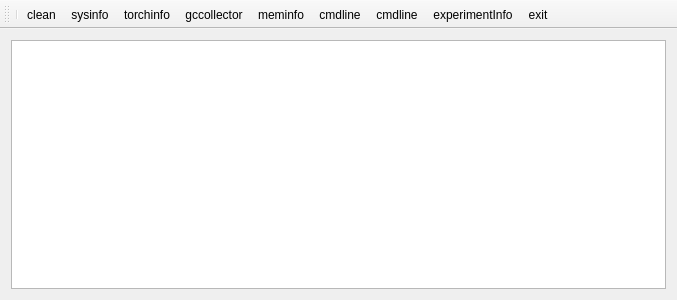
<?xml version="1.0" encoding="UTF-8"?>
<ui version="4.0">
 <class>LogWindow</class>
 <widget class="QMainWindow" name="LogWindow">
  <property name="geometry">
   <rect>
    <x>0</x>
    <y>0</y>
    <width>677</width>
    <height>300</height>
   </rect>
  </property>
  <property name="windowTitle">
   <string>Log window</string>
  </property>
  <property name="windowIcon">
   <iconset resource="../resources/resources.qrc">
    <normaloff>:/root/journal.png</normaloff>:/root/journal.png</iconset>
  </property>
  <widget class="QWidget" name="centralWidget">
   <layout class="QVBoxLayout" name="verticalLayout">
    <item>
     <widget class="QTextEdit" name="txtMain">
      <property name="readOnly">
       <bool>true</bool>
      </property>
      <property name="html">
       <string>&lt;!DOCTYPE HTML PUBLIC &quot;-//W3C//DTD HTML 4.0//EN&quot; &quot;http://www.w3.org/TR/REC-html40/strict.dtd&quot;&gt;
&lt;html&gt;&lt;head&gt;&lt;meta name=&quot;qrichtext&quot; content=&quot;1&quot; /&gt;&lt;style type=&quot;text/css&quot;&gt;
p, li { white-space: pre-wrap; }
&lt;/style&gt;&lt;/head&gt;&lt;body style=&quot; font-family:'MS Shell Dlg 2'; font-size:8.25pt; font-weight:400; font-style:normal;&quot;&gt;
&lt;p style=&quot;-qt-paragraph-type:empty; margin-top:0px; margin-bottom:0px; margin-left:0px; margin-right:0px; -qt-block-indent:0; text-indent:0px;&quot;&gt;&lt;br /&gt;&lt;/p&gt;&lt;/body&gt;&lt;/html&gt;</string>
      </property>
     </widget>
    </item>
   </layout>
  </widget>
  <widget class="QToolBar" name="mainToolBar">
   <attribute name="toolBarArea">
    <enum>TopToolBarArea</enum>
   </attribute>
   <attribute name="toolBarBreak">
    <bool>false</bool>
   </attribute>
   <addaction name="separator"/>
   <addaction name="actionClean"/>
   <addaction name="actionSysInfo"/>
   <addaction name="actionTorchInfo"/>
   <addaction name="actionGarbageCollector"/>
   <addaction name="actionMemInfo"/>
   <addaction name="actionCmdLineGeneration"/>
   <addaction name="actionCmdLineSingleGeneration"/>
   <addaction name="actionExperimentInfoGeneration"/>
   <addaction name="actionExitLogWindow"/>
  </widget>
  <action name="actionClean">
   <property name="icon">
    <iconset resource="../resources/resources.qrc">
     <normaloff>:/root/gnome_clear.png</normaloff>:/root/gnome_clear.png</iconset>
   </property>
   <property name="text">
    <string>clean</string>
   </property>
  </action>
  <action name="actionSysInfo">
   <property name="icon">
    <iconset resource="../resources/resources.qrc">
     <normaloff>:/root/system_info.png</normaloff>:/root/system_info.png</iconset>
   </property>
   <property name="text">
    <string>sysinfo</string>
   </property>
   <property name="toolTip">
    <string>System information</string>
   </property>
  </action>
  <action name="actionTorchInfo">
   <property name="icon">
    <iconset resource="../resources/resources.qrc">
     <normaloff>:/root/pytorch_logo.png</normaloff>:/root/pytorch_logo.png</iconset>
   </property>
   <property name="text">
    <string>torchinfo</string>
   </property>
   <property name="toolTip">
    <string>PyTorch information</string>
   </property>
  </action>
  <action name="actionGarbageCollector">
   <property name="icon">
    <iconset resource="../resources/resources.qrc">
     <normaloff>:/root/garbage.png</normaloff>:/root/garbage.png</iconset>
   </property>
   <property name="text">
    <string>gccollector</string>
   </property>
   <property name="toolTip">
    <string>Launch garbage collector</string>
   </property>
  </action>
  <action name="actionMemInfo">
   <property name="icon">
    <iconset resource="../resources/resources.qrc">
     <normaloff>:/root/memory.png</normaloff>:/root/memory.png</iconset>
   </property>
   <property name="text">
    <string>meminfo</string>
   </property>
   <property name="toolTip">
    <string>Information about used CPU/GPU memory</string>
   </property>
  </action>
  <action name="actionCmdLineGeneration">
   <property name="icon">
    <iconset resource="../resources/resources.qrc">
     <normaloff>:/root/cmdline.png</normaloff>:/root/cmdline.png</iconset>
   </property>
   <property name="text">
    <string>cmdline</string>
   </property>
   <property name="toolTip">
    <string>Command line generation for experiments</string>
   </property>
  </action>
  <action name="actionCmdLineSingleGeneration">
   <property name="icon">
    <iconset>
     <normaloff>:/root/cmdline_green.png</normaloff>:/root/cmdline_green.png</iconset>
   </property>
   <property name="text">
    <string>cmdline</string>
   </property>
   <property name="toolTip">
    <string>Single line command line generation for experiments</string>
   </property>
  </action>
  <action name="actionExperimentInfoGeneration">
   <property name="icon">
    <iconset resource="../resources/resources.qrc">
     <normaloff>:/root/experiment.png</normaloff>:/root/experiment.png</iconset>
   </property>
   <property name="text">
    <string>experimentInfo</string>
   </property>
   <property name="toolTip">
    <string>Configured experiment description generation</string>
   </property>
  </action>
  <action name="actionExitLogWindow">
   <property name="icon">
    <iconset resource="../resources/resources.qrc">
     <normaloff>:/root/exit.png</normaloff>:/root/exit.png</iconset>
   </property>
   <property name="text">
    <string>exit</string>
   </property>
   <property name="toolTip">
    <string>Exit from log window</string>
   </property>
  </action>
 </widget>
 <layoutdefault spacing="6" margin="11"/>
 <tabstops>
  <tabstop>txtMain</tabstop>
 </tabstops>
 <resources>
  <include location="../resources/resources.qrc"/>
 </resources>
 <connections/>
</ui>
